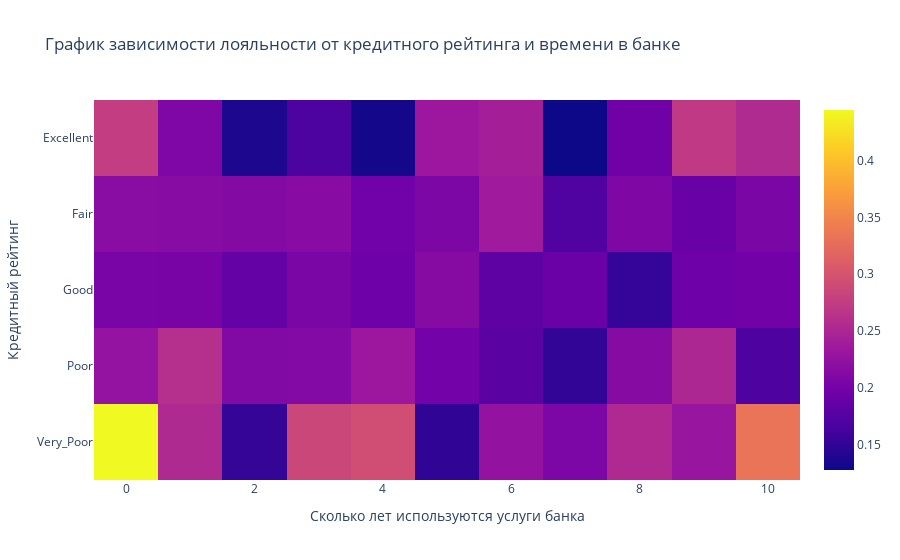

Notebook source saved alongside this figure:
### Code cell
heat_m = px.imshow(pv_t, title='График зависимости лояльности от кредитного рейтинга и времени в банке',labels={'x': 'Сколько лет используются услуги банка','y': 'Кредитный рейтинг'})
heat_m.write_html('heat_m.html')
heat_m.show()

### Figure 1 — Plotly figure (JSON) as saved in the notebook; plotly's stock layout.template omitted (floating-point values rounded to 4 significant figures)
{"data": [{"coloraxis": "coloraxis", "hovertemplate": "Сколько лет используются услуги банка: %{x}<br>Кредитный рейтинг: %{y}<br>color: %{z}<extra></extra>", "name": "0", "type": "heatmap", "x": [0, 1, 2, 3, 4, 5, 6, 7, 8, 9, 10], "xaxis": "x", "y": ["Excellent", "Fair", "Good", "Poor", "Very_Poor"], "yaxis": "y", "z": [[0.275, 0.2083, 0.1373, 0.1683, 0.1319, 0.2333, 0.2414, 0.1277, 0.1961, 0.2708, 0.2549], [0.2174, 0.2156, 0.213, 0.2165, 0.1972, 0.2069, 0.2364, 0.1711, 0.209, 0.19, 0.2054], [0.2038, 0.2036, 0.1873, 0.206, 0.1951, 0.2145, 0.1829, 0.1919, 0.1524, 0.1947, 0.1978], [0.2264, 0.2594, 0.2118, 0.2122, 0.2332, 0.1992, 0.1799, 0.1513, 0.2146, 0.2511, 0.1695], [0.4444, 0.2537, 0.1515, 0.2857, 0.2931, 0.1493, 0.2254, 0.2063, 0.2535, 0.2295, 0.3333]]}], "layout": {"coloraxis": {"colorscale": [[0, "#0d0887"], [0.1111, "#46039f"], [0.2222, "#7201a8"], [0.3333, "#9c179e"], [0.4444, "#bd3786"], [0.5556, "#d8576b"], [0.6667, "#ed7953"], [0.7778, "#fb9f3a"], [0.8889, "#fdca26"], [1, "#f0f921"]]}, "title": {"text": "График зависимости лояльности от кредитного рейтинга и времени в банке"}, "xaxis": {"anchor": "y", "constrain": "domain", "domain": [0, 1], "scaleanchor": "y", "title": {"text": "Сколько лет используются услуги банка"}}, "yaxis": {"anchor": "x", "autorange": "reversed", "constrain": "domain", "domain": [0, 1], "title": {"text": "Кредитный рейтинг"}}}}
